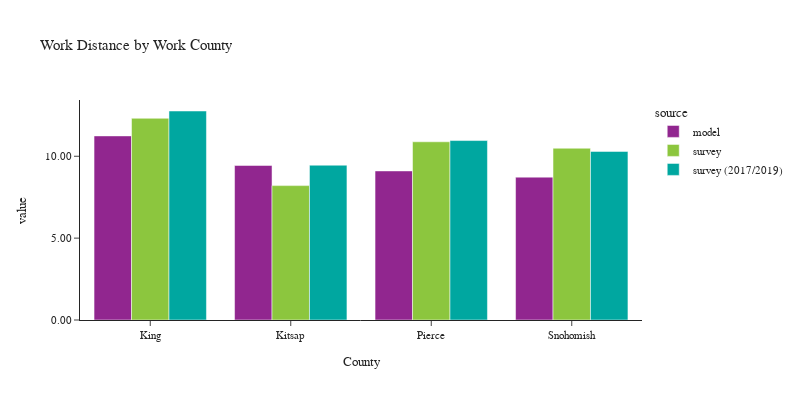

The notebook cell saved with this chart:
### Code cell
plot_work_location(df_workers, 'CountyName_work', 'Work County', 'County')

### Figure 1 — Plotly figure (JSON) as saved in the notebook; plotly's stock layout.template omitted (floating-point values rounded to 4 significant figures)
{"data": [{"alignmentgroup": "True", "customdata": [[1427461], [120271], [345412], [317024]], "hovertemplate": "source=model<br>CountyName_work=%{x}<br>value=%{y}<br>sample count=%{customdata[0]}<extra></extra>", "legendgroup": "model", "marker": {"color": "#91268F", "pattern": {"shape": ""}}, "name": "model", "offsetgroup": "model", "orientation": "v", "showlegend": true, "textposition": "auto", "type": "bar", "x": ["King", "Kitsap", "Pierce", "Snohomish"], "xaxis": "x", "y": [11.24, 9.439, 9.104, 8.725], "yaxis": "y"}, {"alignmentgroup": "True", "customdata": [[2063], [104], [203], [236]], "hovertemplate": "source=survey<br>CountyName_work=%{x}<br>value=%{y}<br>sample count=%{customdata[0]}<extra></extra>", "legendgroup": "survey", "marker": {"color": "#8CC63E", "pattern": {"shape": ""}}, "name": "survey", "offsetgroup": "survey", "orientation": "v", "showlegend": true, "textposition": "auto", "type": "bar", "x": ["King", "Kitsap", "Pierce", "Snohomish"], "xaxis": "x", "y": [12.32, 8.207, 10.88, 10.49], "yaxis": "y"}, {"alignmentgroup": "True", "customdata": [[4781], [120], [347], [347]], "hovertemplate": "source=survey (2017/2019)<br>CountyName_work=%{x}<br>value=%{y}<br>sample count=%{customdata[0]}<extra></extra>", "legendgroup": "survey (2017/2019)", "marker": {"color": "#00A7A0", "pattern": {"shape": ""}}, "name": "survey (2017/2019)", "offsetgroup": "survey (2017/2019)", "orientation": "v", "showlegend": true, "textposition": "auto", "type": "bar", "x": ["King", "Kitsap", "Pierce", "Snohomish"], "xaxis": "x", "y": [12.76, 9.454, 10.96, 10.3], "yaxis": "y"}], "layout": {"barmode": "group", "font": {"size": 11}, "height": 400, "legend": {"title": {"text": "source"}, "tracegroupgap": 0}, "title": {"text": "Work Distance by Work County"}, "width": 800, "xaxis": {"anchor": "y", "domain": [0.0, 1.0], "title": {"text": "County"}}, "yaxis": {"anchor": "x", "domain": [0.0, 1.0], "tickformat": ".2f", "title": {"text": "value"}}}}
